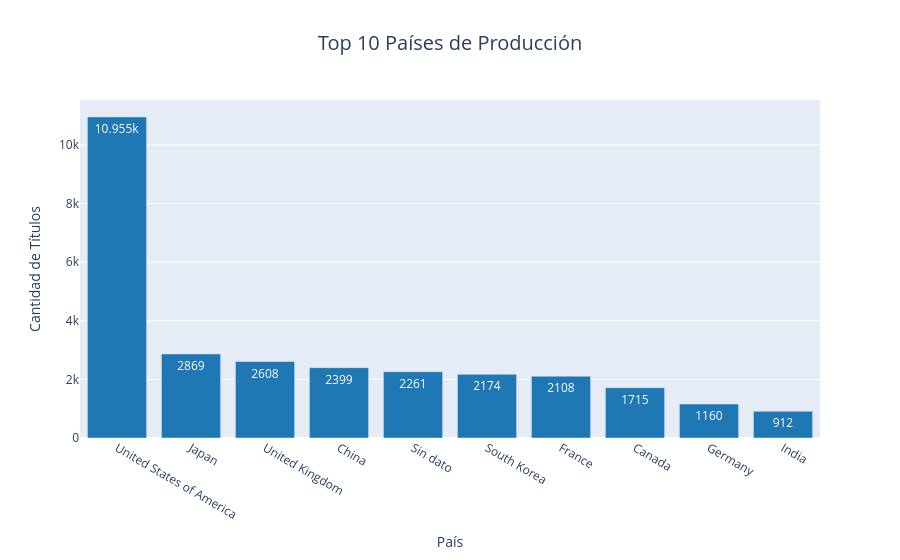
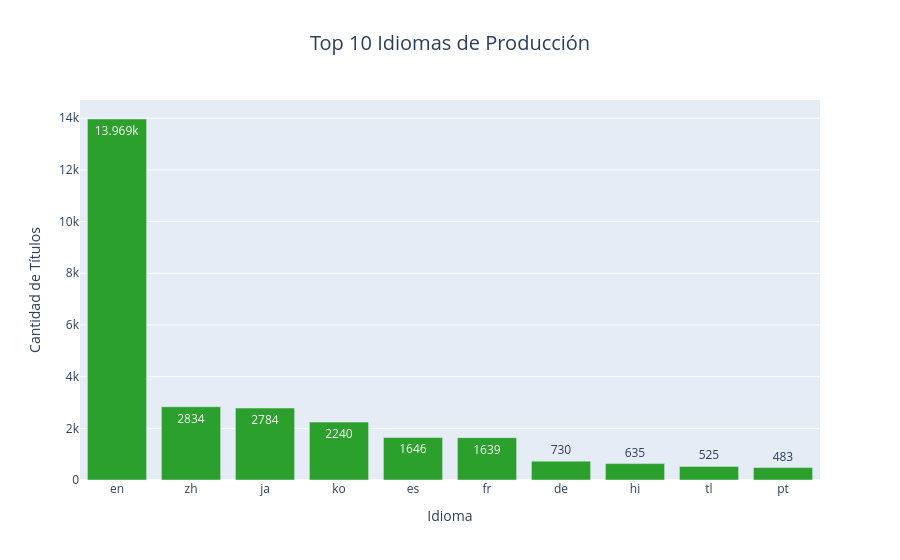

These figures' notebook cell, in order:
### Markdown cell above
- Se implementó un Treemap con la finalidad de mostrar de manera óptima la distribución de los géneros, teniendo en cuenta las múltiples categorías que posee el catálogo. Esta visualización maximiza el uso del espacio y permite a la audiencia dimensionar instantáneamente la proporción y el peso de cada nicho de contenido respecto al total.

### Code cell
# ==========================================
# 1. Análisis Geográfico (Top 10 Países)
# ==========================================
# Separar los países, limpiar espacios y contar
paises_separados = catalogo['country'].dropna().str.split(',').explode().str.strip()
top_10_paises = paises_separados.value_counts().head(10).reset_index()
top_10_paises.columns = ['País', 'Cantidad']

# Crear gráfico
fig_paises = px.bar(
    top_10_paises,
    x='País',
    y='Cantidad',
    title='Top 10 Países de Producción',
    text_auto=True,
    color_discrete_sequence=['#1f77b4'] # Azul para el área geográfica
)

fig_paises.update_layout(
    title_font_size=20,
    title_x=0.5,
    xaxis_title="País",
    yaxis_title="Cantidad de Títulos"
)
fig_paises.show()


# ==========================================
# 2. Análisis de Idiomas (Top 10 Idiomas)
# ==========================================
# Separar los idiomas, limpiar espacios y contar
idiomas_separados = catalogo['language'].dropna().str.split(',').explode().str.strip()
top_10_idiomas = idiomas_separados.value_counts().head(10).reset_index()
top_10_idiomas.columns = ['Idioma', 'Cantidad']

# Crear gráfico
fig_idiomas = px.bar(
    top_10_idiomas,
    x='Idioma',
    y='Cantidad',
    title='Top 10 Idiomas de Producción',
    text_auto=True,
    color_discrete_sequence=['#2ca02c'] # Verde para los idiomas
)

fig_idiomas.update_layout(
    title_font_size=20,
    title_x=0.5,
    xaxis_title="Idioma",
    yaxis_title="Cantidad de Títulos"
)
fig_idiomas.show()

### Figure 1 — Plotly figure (JSON) as saved in the notebook; plotly's stock layout.template omitted (floating-point values rounded to 4 significant figures)
{"data": [{"hovertemplate": "País=%{x}<br>Cantidad=%{y}<extra></extra>", "legendgroup": "", "marker": {"color": "#1f77b4", "pattern": {"shape": ""}}, "name": "", "orientation": "v", "showlegend": false, "textposition": "auto", "texttemplate": "%{y}", "type": "bar", "x": ["United States of America", "Japan", "United Kingdom", "China", "Sin dato", "South Korea", "France", "Canada", "Germany", "India"], "xaxis": "x", "y": [10955, 2869, 2608, 2399, 2261, 2174, 2108, 1715, 1160, 912], "yaxis": "y"}], "layout": {"barmode": "relative", "legend": {"tracegroupgap": 0}, "title": {"font": {"size": 20}, "text": "Top 10 Países de Producción", "x": 0.5}, "xaxis": {"anchor": "y", "domain": [0, 1], "title": {"text": "País"}}, "yaxis": {"anchor": "x", "domain": [0, 1], "title": {"text": "Cantidad de Títulos"}}}}

### Figure 2 — Plotly figure (JSON) as saved in the notebook; plotly's stock layout.template omitted (floating-point values rounded to 4 significant figures)
{"data": [{"hovertemplate": "Idioma=%{x}<br>Cantidad=%{y}<extra></extra>", "legendgroup": "", "marker": {"color": "#2ca02c", "pattern": {"shape": ""}}, "name": "", "orientation": "v", "showlegend": false, "textposition": "auto", "texttemplate": "%{y}", "type": "bar", "x": ["en", "zh", "ja", "ko", "es", "fr", "de", "hi", "tl", "pt"], "xaxis": "x", "y": [13969, 2834, 2784, 2240, 1646, 1639, 730, 635, 525, 483], "yaxis": "y"}], "layout": {"barmode": "relative", "legend": {"tracegroupgap": 0}, "title": {"font": {"size": 20}, "text": "Top 10 Idiomas de Producción", "x": 0.5}, "xaxis": {"anchor": "y", "domain": [0, 1], "title": {"text": "Idioma"}}, "yaxis": {"anchor": "x", "domain": [0, 1], "title": {"text": "Cantidad de Títulos"}}}}
